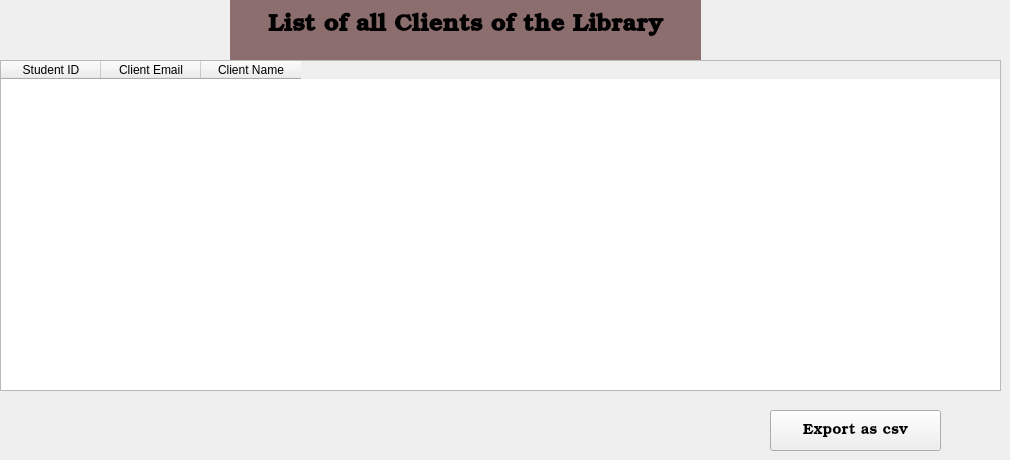
      <widget class="QWidget" name="tab_10">
       <attribute name="title">
        <string>All Clients</string>
       </attribute>
       <widget class="QLabel" name="label_38">
        <property name="geometry">
         <rect>
          <x>230</x>
          <y>-10</y>
          <width>471</width>
          <height>71</height>
         </rect>
        </property>
        <property name="font">
         <font>
          <family>URW Bookman</family>
          <pointsize>18</pointsize>
          <weight>75</weight>
          <bold>true</bold>
         </font>
        </property>
        <property name="styleSheet">
         <string notr="true">background-color: rgb(141, 110, 110);</string>
        </property>
        <property name="text">
         <string>List of all Clients of the Library</string>
        </property>
        <property name="alignment">
         <set>Qt::AlignCenter</set>
        </property>
       </widget>
       <widget class="QTableWidget" name="tableWidget_5">
        <property name="geometry">
         <rect>
          <x>0</x>
          <y>60</y>
          <width>1001</width>
          <height>331</height>
         </rect>
        </property>
        <column>
         <property name="text">
          <string>Student ID</string>
         </property>
        </column>
        <column>
         <property name="text">
          <string>Client Email</string>
         </property>
        </column>
        <column>
         <property name="text">
          <string>Client Name</string>
         </property>
        </column>
       </widget>
       <widget class="QPushButton" name="pushButton_28">
        <property name="geometry">
         <rect>
          <x>770</x>
          <y>410</y>
          <width>171</width>
          <height>41</height>
         </rect>
        </property>
        <property name="font">
         <font>
          <family>URW Bookman</family>
          <pointsize>11</pointsize>
         </font>
        </property>
        <property name="text">
         <string>Export as csv</string>
        </property>
       </widget>
      </widget>
